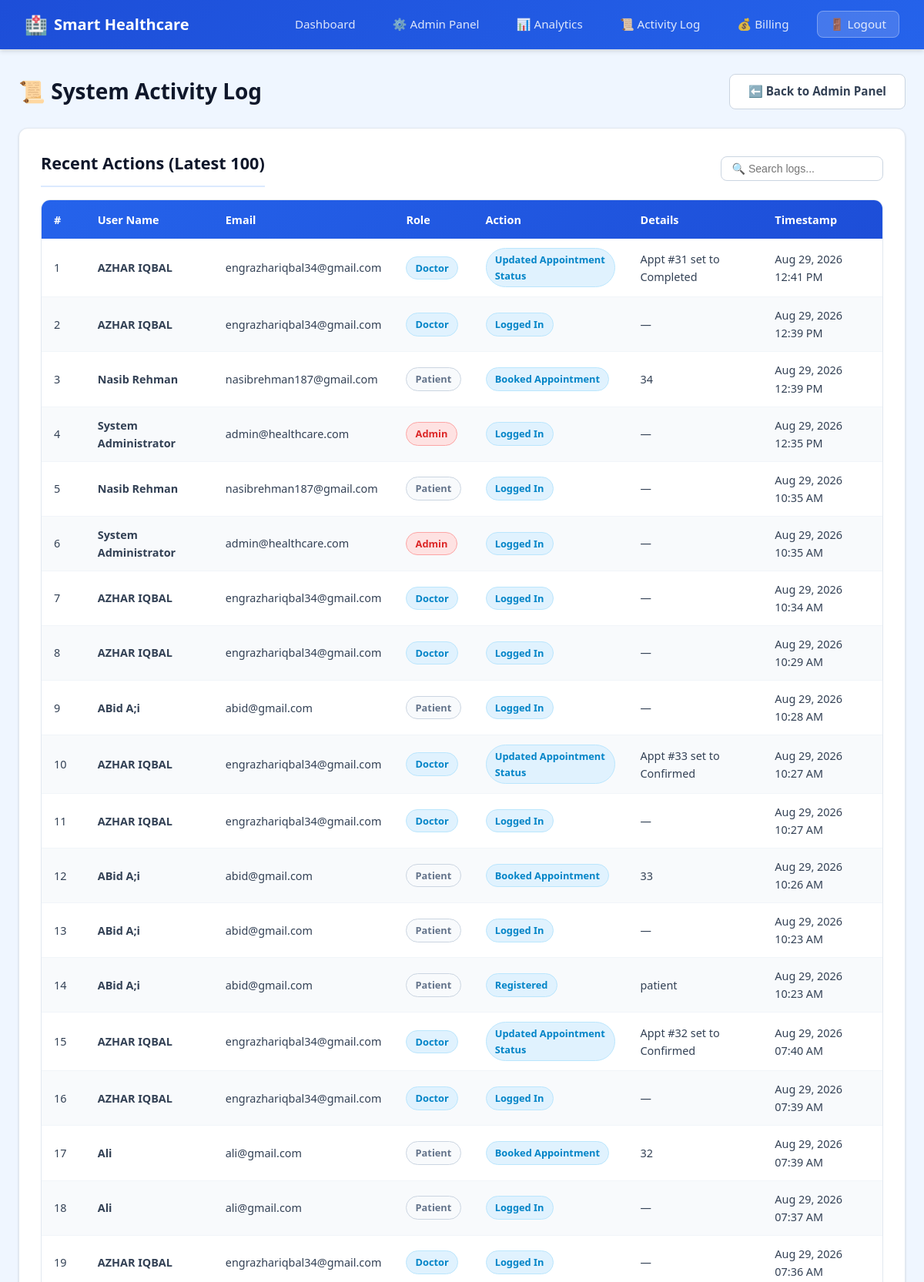
Screenshot of /healthcare/activity-log.php (signed in, upper part) with the database file from the repository.
### tables this page shows
CREATE TABLE `activity_log` (
  `log_id` int(11) NOT NULL AUTO_INCREMENT,
  `user_id` int(11) NOT NULL,
  `action` varchar(100) NOT NULL,
  `details` varchar(255) DEFAULT NULL,
  `created_at` timestamp NOT NULL DEFAULT current_timestamp(),
  PRIMARY KEY (`log_id`),
  KEY `user_id` (`user_id`),
  CONSTRAINT `activity_log_ibfk_1` FOREIGN KEY (`user_id`) REFERENCES `users` (`user_id`) ON DELETE CASCADE
);

CREATE TABLE `users` (
  `user_id` int(11) NOT NULL AUTO_INCREMENT,
  `full_name` varchar(100) NOT NULL,
  `email` varchar(100) NOT NULL,
  `password` varchar(255) NOT NULL,
  `role` enum('patient','doctor','admin') NOT NULL,
  `phone` varchar(20) NOT NULL,
  `created_at` timestamp NOT NULL DEFAULT current_timestamp(),
  `status` enum('active','suspended') DEFAULT 'active',
  PRIMARY KEY (`user_id`),
  UNIQUE KEY `email` (`email`)
);

### healthcare/activity-log.php (the view, shortened to what this page needs)
<?php
require 'db.php';
$logs = $conn->query(
    "SELECT l.log_id, l.user_id, l.action, l.details, l.created_at,
            u.full_name, u.email, u.role
     FROM activity_log l
     JOIN users u ON l.user_id = u.user_id
     ORDER BY l.log_id DESC
     LIMIT 100"
);
?>
<!DOCTYPE html>
<html lang="en">
<head>
    <link rel="stylesheet" href="style.css">
</head>
<body>
<nav class="navbar">
    <div class="navbar-brand">
        <span class="icon">🏥</span> Smart Healthcare
    </div>
    <ul class="navbar-links">
        <li><a href="dashboard.php">Dashboard</a></li>
        <li><a href="admin-panel.php">⚙️ Admin Panel</a></li>
        <li><a href="analytics.php">📊 Analytics</a></li>
        <li><a href="activity-log.php">📜 Activity Log</a></li>
        <li><a href="billing.php">💰 Billing</a></li>
        <li><a href="logout.php" class="btn-logout">🚪 Logout</a></li>
    </ul>
</nav>
<div class="container">
    <div class="flex-between" style="margin-bottom: 1.5rem;">
        <h1 class="page-title" style="margin-bottom: 0;">📜 System Activity Log</h1>
        <a href="admin-panel.php" class="btn btn-secondary">⬅️ Back to Admin Panel</a>
    </div>
    <div class="card">
        <div class="flex-between" style="margin-bottom: 1rem; align-items: center;">
            <div class="card-header" style="margin-bottom: 0;">Recent Actions (Latest 100)</div>
            <?php if ($logs && $logs->num_rows > 0): ?>
                <input type="text" placeholder="🔍 Search logs..."
                       onkeyup="filterTable(this, 'logTable')"
                       style="max-width: 250px; padding: 0.45rem 0.85rem; font-size: 0.88rem; border-radius: var(--radius); border: 1.5px solid var(--gray-300);">
            <?php endif; ?>
        </div>
        <?php if ($logs && $logs->num_rows > 0): ?>
            <div class="table-responsive">
                <table id="logTable">
                    <thead>
                        <tr>
                            <th>#</th>
                            <th>User Name</th>
                            <th>Email</th>
                            <th>Role</th>
                            <th>Action</th>
                            <th>Details</th>
                            <th>Timestamp</th>
                        </tr>
                    </thead>
                    <tbody>
                        <?php
                        $count = 1;
                        while ($row = $logs->fetch_assoc()):
                        ?>
                            <tr>
                                <td><?php echo $count++; ?></td>
                                <td><strong><?php echo htmlspecialchars($row['full_name']); ?></strong></td>
                                <td><?php echo htmlspecialchars($row['email']); ?></td>
                                <td>
                                    <span class="badge badge-<?php echo ($row['role'] === 'admin') ? 'emergency' : (($row['role'] === 'doctor') ? 'normal' : 'followup'); ?>">
                                        <?php echo htmlspecialchars(ucfirst($row['role'])); ?>
                                    </span>
                                </td>
                                <td>
                                    <span class="badge badge-blue">
                                        <?php echo htmlspecialchars($row['action']); ?>
                                    </span>
                                </td>
                                <td><?php echo htmlspecialchars($row['details'] ?? '—'); ?></td>
                                <td><?php echo date('M j, Y h:i A', strtotime($row['created_at'])); ?></td>
                            </tr>
                        <?php endwhile; ?>
                    </tbody>
                </table>
            </div>
        <?php else: ?>
            <p style="color: #64748b; text-align: center; padding: 2.5rem;">No activity log records found yet.</p>
        <?php endif; ?>
    </div>
</div>
</body>
</html>

### rows the page displays
activity_log: user.full_name "AZHAR IQBAL", user.email "engrazhariqbal34@gmail.com", user.role "Doctor", action "Updated Appointment Status", details "Appt #31 set to Completed", created_at "Aug 29, 2026 12:41 PM"
activity_log: user.full_name "AZHAR IQBAL", user.email "engrazhariqbal34@gmail.com", user.role "Doctor", action "Logged In", details "—", created_at "Aug 29, 2026 12:39 PM"
activity_log: user.full_name "Nasib Rehman", user.email "nasibrehman187@gmail.com", user.role "Patient", action "Booked Appointment", details "34", created_at "Aug 29, 2026 12:39 PM"
activity_log: user.full_name "System Administrator", user.email "admin@healthcare.com", user.role "Admin", action "Logged In", details "—", created_at "Aug 29, 2026 12:35 PM"
activity_log: user.full_name "Nasib Rehman", user.email "nasibrehman187@gmail.com", user.role "Patient", action "Logged In", details "—", created_at "Aug 29, 2026 10:35 AM"
activity_log: user.full_name "System Administrator", user.email "admin@healthcare.com", user.role "Admin", action "Logged In", details "—", created_at "Aug 29, 2026 10:35 AM"
activity_log: user.full_name "AZHAR IQBAL", user.email "engrazhariqbal34@gmail.com", user.role "Doctor", action "Logged In", details "—", created_at "Aug 29, 2026 10:34 AM"
activity_log: user.full_name "AZHAR IQBAL", user.email "engrazhariqbal34@gmail.com", user.role "Doctor", action "Logged In", details "—", created_at "Aug 29, 2026 10:29 AM"
activity_log: user.full_name "ABid A;i", user.email "abid@gmail.com", user.role "Patient", action "Logged In", details "—", created_at "Aug 29, 2026 10:28 AM"
activity_log: user.full_name "AZHAR IQBAL", user.email "engrazhariqbal34@gmail.com", user.role "Doctor", action "Updated Appointment Status", details "Appt #33 set to Confirmed", created_at "Aug 29, 2026 10:27 AM"
activity_log: user.full_name "AZHAR IQBAL", user.email "engrazhariqbal34@gmail.com", user.role "Doctor", action "Logged In", details "—", created_at "Aug 29, 2026 10:27 AM"
activity_log: user.full_name "ABid A;i", user.email "abid@gmail.com", user.role "Patient", action "Booked Appointment", details "33", created_at "Aug 29, 2026 10:26 AM"
activity_log: user.full_name "ABid A;i", user.email "abid@gmail.com", user.role "Patient", action "Logged In", details "—", created_at "Aug 29, 2026 10:23 AM"
activity_log: user.full_name "ABid A;i", user.email "abid@gmail.com", user.role "Patient", action "Registered", details "patient", created_at "Aug 29, 2026 10:23 AM"
activity_log: user.full_name "AZHAR IQBAL", user.email "engrazhariqbal34@gmail.com", user.role "Doctor", action "Updated Appointment Status", details "Appt #32 set to Confirmed", created_at "Aug 29, 2026 07:40 AM"
activity_log: user.full_name "AZHAR IQBAL", user.email "engrazhariqbal34@gmail.com", user.role "Doctor", action "Logged In", details "—", created_at "Aug 29, 2026 07:39 AM"
activity_log: user.full_name "Ali", user.email "ali@gmail.com", user.role "Patient", action "Booked Appointment", details "32", created_at "Aug 29, 2026 07:39 AM"
activity_log: user.full_name "Ali", user.email "ali@gmail.com", user.role "Patient", action "Logged In", details "—", created_at "Aug 29, 2026 07:37 AM"
activity_log: user.full_name "AZHAR IQBAL", user.email "engrazhariqbal34@gmail.com", user.role "Doctor", action "Logged In", details "—", created_at "Aug 29, 2026 07:36 AM"
